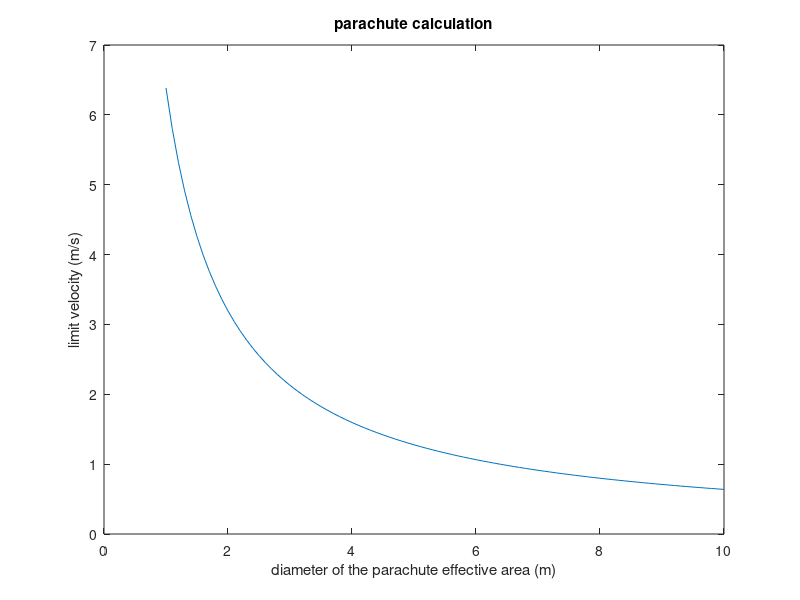

Here is the MATLAB script that generated this plot:
clc;
clear;
%variables
d = 1:0.1:10; %diameter range (m)
m = 3.5; %mass of the payload (kg)
g = 9.807; %gravitational acceleration (m/s^2)
Cd = 1.75; %typical value of the drag coefficient of a parachute
rho = 1.225; %air density (kg/m^3) taken as the sea level here, can be changed
%formula obtained from https://www.grc.nasa.gov/www/k-12/VirtualAero/BottleRocket/airplane/rktvrecv.html
V = sqrt((8*m*g)./(Cd*rho*pi*d.^2)); %limit velocity formula for a simple parachute (m/s)
%plot
plot(d,V)
xlabel("diameter of the parachute effective area (m)")
ylabel("limit velocity (m/s)")
title("parachute calculation")
